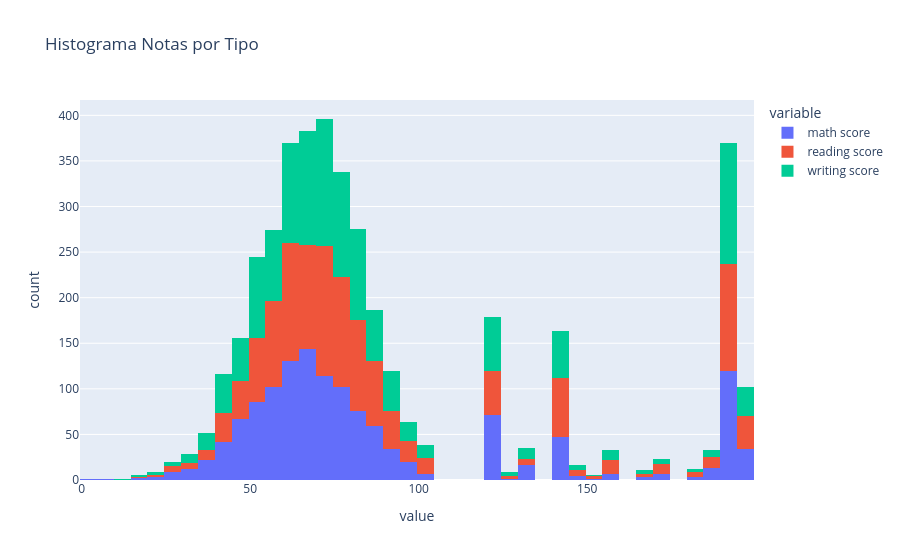

Here is the notebook cell this chart was saved with:
### Code cell
analyze_df(df_grades)

### Figure 1 — Plotly figure (JSON) as saved in the notebook; plotly's stock layout.template omitted (floating-point values rounded to 4 significant figures; data arrays with more than 128 entries replaced by an {"elided": "..."} marker saying what was removed)
{"data": [{"bingroup": "x", "hovertemplate": "variable=math score<br>value=%{x}<br>count=%{y}<extra></extra>", "legendgroup": "math score", "marker": {"color": "#636efa", "pattern": {"shape": ""}}, "name": "math score", "orientation": "v", "showlegend": true, "type": "histogram", "x": {"elided": "1400 mixed values"}, "xaxis": "x", "yaxis": "y"}, {"bingroup": "x", "hovertemplate": "variable=reading score<br>value=%{x}<br>count=%{y}<extra></extra>", "legendgroup": "reading score", "marker": {"color": "#EF553B", "pattern": {"shape": ""}}, "name": "reading score", "orientation": "v", "showlegend": true, "type": "histogram", "x": {"elided": "1400 mixed values"}, "xaxis": "x", "yaxis": "y"}, {"bingroup": "x", "hovertemplate": "variable=writing score<br>value=%{x}<br>count=%{y}<extra></extra>", "legendgroup": "writing score", "marker": {"color": "#00cc96", "pattern": {"shape": ""}}, "name": "writing score", "orientation": "v", "showlegend": true, "type": "histogram", "x": {"elided": "1400 mixed values"}, "xaxis": "x", "yaxis": "y"}], "layout": {"barmode": "relative", "legend": {"title": {"text": "variable"}, "tracegroupgap": 0}, "title": {"text": "Histograma Notas por Tipo"}, "xaxis": {"anchor": "y", "domain": [0, 1], "title": {"text": "value"}}, "yaxis": {"anchor": "x", "domain": [0, 1], "title": {"text": "count"}}}}
